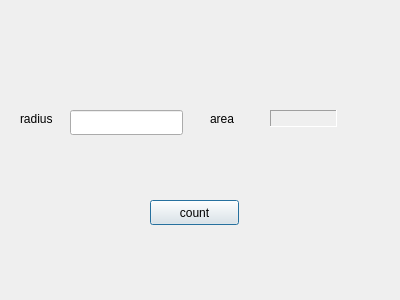
<?xml version="1.0" encoding="UTF-8"?>
<ui version="4.0">
 <class>Dialog</class>
 <widget class="QDialog" name="Dialog">
  <property name="geometry">
   <rect>
    <x>0</x>
    <y>0</y>
    <width>400</width>
    <height>300</height>
   </rect>
  </property>
  <property name="windowTitle">
   <string>Dialog</string>
  </property>
  <widget class="QLabel" name="areaLabel_1">
   <property name="geometry">
    <rect>
     <x>210</x>
     <y>110</y>
     <width>31</width>
     <height>17</height>
    </rect>
   </property>
   <property name="frameShape">
    <enum>QFrame::NoFrame</enum>
   </property>
   <property name="frameShadow">
    <enum>QFrame::Plain</enum>
   </property>
   <property name="text">
    <string>area</string>
   </property>
  </widget>
  <widget class="QLabel" name="radiusLabel">
   <property name="geometry">
    <rect>
     <x>20</x>
     <y>110</y>
     <width>41</width>
     <height>17</height>
    </rect>
   </property>
   <property name="text">
    <string>radius</string>
   </property>
  </widget>
  <widget class="QPushButton" name="countBtn">
   <property name="geometry">
    <rect>
     <x>150</x>
     <y>200</y>
     <width>89</width>
     <height>25</height>
    </rect>
   </property>
   <property name="text">
    <string>count</string>
   </property>
  </widget>
  <widget class="QLineEdit" name="radiusLineEdit">
   <property name="geometry">
    <rect>
     <x>70</x>
     <y>110</y>
     <width>113</width>
     <height>25</height>
    </rect>
   </property>
  </widget>
  <widget class="QLabel" name="areaLabel_2">
   <property name="geometry">
    <rect>
     <x>270</x>
     <y>110</y>
     <width>67</width>
     <height>17</height>
    </rect>
   </property>
   <property name="frameShape">
    <enum>QFrame::Panel</enum>
   </property>
   <property name="frameShadow">
    <enum>QFrame::Sunken</enum>
   </property>
   <property name="text">
    <string/>
   </property>
  </widget>
 </widget>
 <layoutdefault spacing="6" margin="11"/>
 <resources/>
 <connections/>
</ui>
